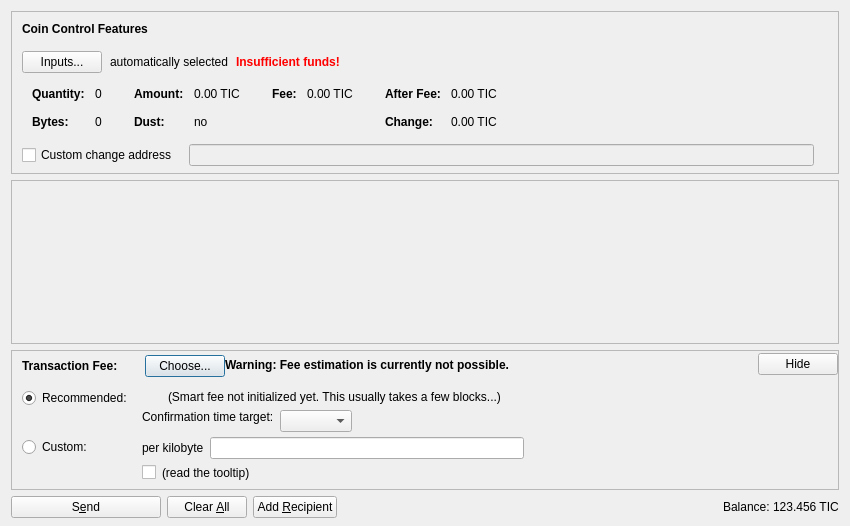
<?xml version="1.0" encoding="UTF-8"?>
<ui version="4.0">
 <class>SendCoinsDialog</class>
 <widget class="QDialog" name="SendCoinsDialog">
  <property name="geometry">
   <rect>
    <x>0</x>
    <y>0</y>
    <width>850</width>
    <height>526</height>
   </rect>
  </property>
  <property name="windowTitle">
   <string>Send Coins</string>
  </property>
  <layout class="QVBoxLayout" name="verticalLayout" stretch="0,1,0,0">
   <property name="bottomMargin">
    <number>8</number>
   </property>
   <item>
    <widget class="QFrame" name="frameCoinControl">
     <property name="sizePolicy">
      <sizepolicy hsizetype="Expanding" vsizetype="Expanding">
       <horstretch>0</horstretch>
       <verstretch>0</verstretch>
      </sizepolicy>
     </property>
     <property name="maximumSize">
      <size>
       <width>16777215</width>
       <height>16777215</height>
      </size>
     </property>
     <property name="frameShape">
      <enum>QFrame::StyledPanel</enum>
     </property>
     <property name="frameShadow">
      <enum>QFrame::Sunken</enum>
     </property>
     <layout class="QVBoxLayout" name="verticalLayoutCoinControl2">
      <property name="spacing">
       <number>0</number>
      </property>
      <property name="leftMargin">
       <number>0</number>
      </property>
      <property name="topMargin">
       <number>0</number>
      </property>
      <property name="rightMargin">
       <number>0</number>
      </property>
      <property name="bottomMargin">
       <number>6</number>
      </property>
      <item>
       <layout class="QVBoxLayout" name="verticalLayoutCoinControl" stretch="0,0,0,0,1">
        <property name="spacing">
         <number>0</number>
        </property>
        <property name="leftMargin">
         <number>10</number>
        </property>
        <property name="topMargin">
         <number>10</number>
        </property>
        <item>
         <layout class="QHBoxLayout" name="horizontalLayoutCoinControl1">
          <property name="bottomMargin">
           <number>15</number>
          </property>
          <item>
           <widget class="QLabel" name="labelCoinControlFeatures">
            <property name="sizePolicy">
             <sizepolicy hsizetype="Preferred" vsizetype="Maximum">
              <horstretch>0</horstretch>
              <verstretch>0</verstretch>
             </sizepolicy>
            </property>
            <property name="font">
             <font>
              <weight>75</weight>
              <bold>true</bold>
             </font>
            </property>
            <property name="styleSheet">
             <string notr="true">font-weight:bold;</string>
            </property>
            <property name="text">
             <string>Coin Control Features</string>
            </property>
           </widget>
          </item>
         </layout>
        </item>
        <item>
         <layout class="QHBoxLayout" name="horizontalLayoutCoinControl2" stretch="0,0,0,0">
          <property name="spacing">
           <number>8</number>
          </property>
          <property name="bottomMargin">
           <number>10</number>
          </property>
          <item>
           <widget class="QPushButton" name="pushButtonCoinControl">
            <property name="styleSheet">
             <string notr="true"/>
            </property>
            <property name="text">
             <string>Inputs...</string>
            </property>
            <property name="autoDefault">
             <bool>false</bool>
            </property>
           </widget>
          </item>
          <item>
           <widget class="QLabel" name="labelCoinControlAutomaticallySelected">
            <property name="text">
             <string>automatically selected</string>
            </property>
            <property name="margin">
             <number>5</number>
            </property>
           </widget>
          </item>
          <item>
           <widget class="QLabel" name="labelCoinControlInsuffFunds">
            <property name="font">
             <font>
              <weight>75</weight>
              <bold>true</bold>
             </font>
            </property>
            <property name="styleSheet">
             <string notr="true">color:red;font-weight:bold;</string>
            </property>
            <property name="text">
             <string>Insufficient funds!</string>
            </property>
            <property name="margin">
             <number>5</number>
            </property>
           </widget>
          </item>
          <item>
           <spacer name="horizontalSpacerCoinControl">
            <property name="orientation">
             <enum>Qt::Horizontal</enum>
            </property>
            <property name="sizeHint" stdset="0">
             <size>
              <width>40</width>
              <height>1</height>
             </size>
            </property>
           </spacer>
          </item>
         </layout>
        </item>
        <item>
         <widget class="QWidget" name="widgetCoinControl" native="true">
          <property name="sizePolicy">
           <sizepolicy hsizetype="Preferred" vsizetype="Preferred">
            <horstretch>0</horstretch>
            <verstretch>0</verstretch>
           </sizepolicy>
          </property>
          <property name="minimumSize">
           <size>
            <width>0</width>
            <height>0</height>
           </size>
          </property>
          <property name="styleSheet">
           <string notr="true"/>
          </property>
          <layout class="QHBoxLayout" name="horizontalLayoutCoinControl5">
           <property name="leftMargin">
            <number>0</number>
           </property>
           <property name="topMargin">
            <number>0</number>
           </property>
           <property name="rightMargin">
            <number>0</number>
           </property>
           <property name="bottomMargin">
            <number>0</number>
           </property>
           <item>
            <layout class="QHBoxLayout" name="horizontalLayoutCoinControl3" stretch="0,0,0,1">
             <property name="spacing">
              <number>20</number>
             </property>
             <property name="topMargin">
              <number>0</number>
             </property>
             <property name="bottomMargin">
              <number>10</number>
             </property>
             <item>
              <layout class="QFormLayout" name="formLayoutCoinControl1">
               <property name="horizontalSpacing">
                <number>10</number>
               </property>
               <property name="verticalSpacing">
                <number>14</number>
               </property>
               <property name="leftMargin">
                <number>10</number>
               </property>
               <property name="topMargin">
                <number>4</number>
               </property>
               <property name="rightMargin">
                <number>6</number>
               </property>
               <item row="0" column="0">
                <widget class="QLabel" name="labelCoinControlQuantityText">
                 <property name="font">
                  <font>
                   <weight>75</weight>
                   <bold>true</bold>
                  </font>
                 </property>
                 <property name="text">
                  <string>Quantity:</string>
                 </property>
                 <property name="margin">
                  <number>0</number>
                 </property>
                </widget>
               </item>
               <item row="0" column="1">
                <widget class="QLabel" name="labelCoinControlQuantity">
                 <property name="cursor">
                  <cursorShape>IBeamCursor</cursorShape>
                 </property>
                 <property name="contextMenuPolicy">
                  <enum>Qt::ActionsContextMenu</enum>
                 </property>
                 <property name="text">
                  <string notr="true">0</string>
                 </property>
                 <property name="margin">
                  <number>0</number>
                 </property>
                 <property name="textInteractionFlags">
                  <set>Qt::LinksAccessibleByMouse|Qt::TextSelectableByKeyboard|Qt::TextSelectableByMouse</set>
                 </property>
                </widget>
               </item>
               <item row="1" column="0">
                <widget class="QLabel" name="labelCoinControlBytesText">
                 <property name="font">
                  <font>
                   <weight>75</weight>
                   <bold>true</bold>
                  </font>
                 </property>
                 <property name="text">
                  <string>Bytes:</string>
                 </property>
                </widget>
               </item>
               <item row="1" column="1">
                <widget class="QLabel" name="labelCoinControlBytes">
                 <property name="cursor">
                  <cursorShape>IBeamCursor</cursorShape>
                 </property>
                 <property name="contextMenuPolicy">
                  <enum>Qt::ActionsContextMenu</enum>
                 </property>
                 <property name="text">
                  <string notr="true">0</string>
                 </property>
                 <property name="textInteractionFlags">
                  <set>Qt::LinksAccessibleByMouse|Qt::TextSelectableByKeyboard|Qt::TextSelectableByMouse</set>
                 </property>
                </widget>
               </item>
              </layout>
             </item>
             <item>
              <layout class="QFormLayout" name="formLayoutCoinControl2">
               <property name="horizontalSpacing">
                <number>10</number>
               </property>
               <property name="verticalSpacing">
                <number>14</number>
               </property>
               <property name="leftMargin">
                <number>6</number>
               </property>
               <property name="topMargin">
                <number>4</number>
               </property>
               <property name="rightMargin">
                <number>6</number>
               </property>
               <item row="0" column="0">
                <widget class="QLabel" name="labelCoinControlAmountText">
                 <property name="font">
                  <font>
                   <weight>75</weight>
                   <bold>true</bold>
                  </font>
                 </property>
                 <property name="text">
                  <string>Amount:</string>
                 </property>
                 <property name="margin">
                  <number>0</number>
                 </property>
                </widget>
               </item>
               <item row="0" column="1">
                <widget class="QLabel" name="labelCoinControlAmount">
                 <property name="cursor">
                  <cursorShape>IBeamCursor</cursorShape>
                 </property>
                 <property name="contextMenuPolicy">
                  <enum>Qt::ActionsContextMenu</enum>
                 </property>
                 <property name="text">
                  <string notr="true">0.00 TIC</string>
                 </property>
                 <property name="textInteractionFlags">
                  <set>Qt::LinksAccessibleByMouse|Qt::TextSelectableByKeyboard|Qt::TextSelectableByMouse</set>
                 </property>
                </widget>
               </item>
               <item row="1" column="0">
                <widget class="QLabel" name="labelCoinControlLowOutputText">
                 <property name="font">
                  <font>
                   <weight>75</weight>
                   <bold>true</bold>
                  </font>
                 </property>
                 <property name="text">
                  <string>Dust:</string>
                 </property>
                </widget>
               </item>
               <item row="1" column="1">
                <widget class="QLabel" name="labelCoinControlLowOutput">
                 <property name="cursor">
                  <cursorShape>IBeamCursor</cursorShape>
                 </property>
                 <property name="contextMenuPolicy">
                  <enum>Qt::ActionsContextMenu</enum>
                 </property>
                 <property name="text">
                  <string notr="true">no</string>
                 </property>
                 <property name="textInteractionFlags">
                  <set>Qt::LinksAccessibleByMouse|Qt::TextSelectableByKeyboard|Qt::TextSelectableByMouse</set>
                 </property>
                </widget>
               </item>
              </layout>
             </item>
             <item>
              <layout class="QFormLayout" name="formLayoutCoinControl3">
               <property name="horizontalSpacing">
                <number>10</number>
               </property>
               <property name="verticalSpacing">
                <number>14</number>
               </property>
               <property name="leftMargin">
                <number>6</number>
               </property>
               <property name="topMargin">
                <number>4</number>
               </property>
               <property name="rightMargin">
                <number>6</number>
               </property>
               <item row="0" column="0">
                <widget class="QLabel" name="labelCoinControlFeeText">
                 <property name="font">
                  <font>
                   <weight>75</weight>
                   <bold>true</bold>
                  </font>
                 </property>
                 <property name="text">
                  <string>Fee:</string>
                 </property>
                 <property name="margin">
                  <number>0</number>
                 </property>
                </widget>
               </item>
               <item row="0" column="1">
                <widget class="QLabel" name="labelCoinControlFee">
                 <property name="cursor">
                  <cursorShape>IBeamCursor</cursorShape>
                 </property>
                 <property name="contextMenuPolicy">
                  <enum>Qt::ActionsContextMenu</enum>
                 </property>
                 <property name="text">
                  <string notr="true">0.00 TIC</string>
                 </property>
                 <property name="textInteractionFlags">
                  <set>Qt::LinksAccessibleByMouse|Qt::TextSelectableByKeyboard|Qt::TextSelectableByMouse</set>
                 </property>
                </widget>
               </item>
              </layout>
             </item>
             <item>
              <layout class="QFormLayout" name="formLayoutCoinControl4">
               <property name="horizontalSpacing">
                <number>10</number>
               </property>
               <property name="verticalSpacing">
                <number>14</number>
               </property>
               <property name="leftMargin">
                <number>6</number>
               </property>
               <property name="topMargin">
                <number>4</number>
               </property>
               <property name="rightMargin">
                <number>6</number>
               </property>
               <item row="0" column="0">
                <widget class="QLabel" name="labelCoinControlAfterFeeText">
                 <property name="font">
                  <font>
                   <weight>75</weight>
                   <bold>true</bold>
                  </font>
                 </property>
                 <property name="text">
                  <string>After Fee:</string>
                 </property>
                 <property name="margin">
                  <number>0</number>
                 </property>
                </widget>
               </item>
               <item row="0" column="1">
                <widget class="QLabel" name="labelCoinControlAfterFee">
                 <property name="cursor">
                  <cursorShape>IBeamCursor</cursorShape>
                 </property>
                 <property name="contextMenuPolicy">
                  <enum>Qt::ActionsContextMenu</enum>
                 </property>
                 <property name="text">
                  <string notr="true">0.00 TIC</string>
                 </property>
                 <property name="textInteractionFlags">
                  <set>Qt::LinksAccessibleByMouse|Qt::TextSelectableByKeyboard|Qt::TextSelectableByMouse</set>
                 </property>
                </widget>
               </item>
               <item row="1" column="0">
                <widget class="QLabel" name="labelCoinControlChangeText">
                 <property name="font">
                  <font>
                   <weight>75</weight>
                   <bold>true</bold>
                  </font>
                 </property>
                 <property name="text">
                  <string>Change:</string>
                 </property>
                </widget>
               </item>
               <item row="1" column="1">
                <widget class="QLabel" name="labelCoinControlChange">
                 <property name="cursor">
                  <cursorShape>IBeamCursor</cursorShape>
                 </property>
                 <property name="contextMenuPolicy">
                  <enum>Qt::ActionsContextMenu</enum>
                 </property>
                 <property name="text">
                  <string notr="true">0.00 TIC</string>
                 </property>
                 <property name="textInteractionFlags">
                  <set>Qt::LinksAccessibleByMouse|Qt::TextSelectableByKeyboard|Qt::TextSelectableByMouse</set>
                 </property>
                </widget>
               </item>
              </layout>
             </item>
            </layout>
           </item>
          </layout>
         </widget>
        </item>
        <item>
         <layout class="QHBoxLayout" name="horizontalLayoutCoinControl4" stretch="0,0,0">
          <property name="spacing">
           <number>12</number>
          </property>
          <property name="sizeConstraint">
           <enum>QLayout::SetDefaultConstraint</enum>
          </property>
          <property name="topMargin">
           <number>5</number>
          </property>
          <property name="rightMargin">
           <number>5</number>
          </property>
          <item>
           <widget class="QCheckBox" name="checkBoxCoinControlChange">
            <property name="toolTip">
             <string>If this is activated, but the change address is empty or invalid, change will be sent to a newly generated address.</string>
            </property>
            <property name="text">
             <string>Custom change address</string>
            </property>
           </widget>
          </item>
          <item>
           <widget class="QValidatedLineEdit" name="lineEditCoinControlChange">
            <property name="enabled">
             <bool>false</bool>
            </property>
            <property name="sizePolicy">
             <sizepolicy hsizetype="Expanding" vsizetype="Fixed">
              <horstretch>0</horstretch>
              <verstretch>0</verstretch>
             </sizepolicy>
            </property>
           </widget>
          </item>
          <item>
           <widget class="QLabel" name="labelCoinControlChangeLabel">
            <property name="sizePolicy">
             <sizepolicy hsizetype="Preferred" vsizetype="Expanding">
              <horstretch>0</horstretch>
              <verstretch>0</verstretch>
             </sizepolicy>
            </property>
            <property name="minimumSize">
             <size>
              <width>0</width>
              <height>0</height>
             </size>
            </property>
            <property name="text">
             <string/>
            </property>
            <property name="margin">
             <number>3</number>
            </property>
           </widget>
          </item>
         </layout>
        </item>
        <item>
         <spacer name="verticalSpacerCoinControl">
          <property name="orientation">
           <enum>Qt::Vertical</enum>
          </property>
          <property name="sizeHint" stdset="0">
           <size>
            <width>800</width>
            <height>1</height>
           </size>
          </property>
         </spacer>
        </item>
       </layout>
      </item>
     </layout>
    </widget>
   </item>
   <item>
    <widget class="QScrollArea" name="scrollArea">
     <property name="widgetResizable">
      <bool>true</bool>
     </property>
     <widget class="QWidget" name="scrollAreaWidgetContents">
      <property name="geometry">
       <rect>
        <x>0</x>
        <y>0</y>
        <width>830</width>
        <height>104</height>
       </rect>
      </property>
      <layout class="QVBoxLayout" name="verticalLayout_2" stretch="0,1">
       <property name="leftMargin">
        <number>0</number>
       </property>
       <property name="topMargin">
        <number>0</number>
       </property>
       <property name="rightMargin">
        <number>0</number>
       </property>
       <property name="bottomMargin">
        <number>0</number>
       </property>
       <item>
        <layout class="QVBoxLayout" name="entries">
         <property name="spacing">
          <number>6</number>
         </property>
        </layout>
       </item>
       <item>
        <spacer name="verticalSpacer">
         <property name="orientation">
          <enum>Qt::Vertical</enum>
         </property>
         <property name="sizeHint" stdset="0">
          <size>
           <width>20</width>
           <height>40</height>
          </size>
         </property>
        </spacer>
       </item>
      </layout>
     </widget>
    </widget>
   </item>
   <item>
    <widget class="QFrame" name="frameFee">
     <property name="sizePolicy">
      <sizepolicy hsizetype="Expanding" vsizetype="Expanding">
       <horstretch>0</horstretch>
       <verstretch>0</verstretch>
      </sizepolicy>
     </property>
     <property name="maximumSize">
      <size>
       <width>16777215</width>
       <height>16777215</height>
      </size>
     </property>
     <property name="frameShape">
      <enum>QFrame::StyledPanel</enum>
     </property>
     <property name="frameShadow">
      <enum>QFrame::Sunken</enum>
     </property>
     <layout class="QVBoxLayout" name="verticalLayoutFee1">
      <property name="spacing">
       <number>0</number>
      </property>
      <property name="leftMargin">
       <number>0</number>
      </property>
      <property name="topMargin">
       <number>0</number>
      </property>
      <property name="rightMargin">
       <number>0</number>
      </property>
      <property name="bottomMargin">
       <number>0</number>
      </property>
      <item>
       <layout class="QVBoxLayout" name="verticalLayoutFee2" stretch="0,0,0">
        <property name="spacing">
         <number>0</number>
        </property>
        <property name="leftMargin">
         <number>10</number>
        </property>
        <property name="topMargin">
         <number>0</number>
        </property>
        <item>
         <layout class="QHBoxLayout" name="horizontalLayoutFee1">
          <property name="bottomMargin">
           <number>0</number>
          </property>
          <item>
           <layout class="QVBoxLayout" name="verticalLayoutFee7">
            <property name="spacing">
             <number>0</number>
            </property>
            <item>
             <spacer name="verticalSpacerSmartFee">
              <property name="orientation">
               <enum>Qt::Vertical</enum>
              </property>
              <property name="sizeType">
               <enum>QSizePolicy::Fixed</enum>
              </property>
              <property name="sizeHint" stdset="0">
               <size>
                <width>1</width>
                <height>4</height>
               </size>
              </property>
             </spacer>
            </item>
            <item>
             <layout class="QHBoxLayout" name="horizontalLayoutSmartFee">
              <property name="spacing">
               <number>10</number>
              </property>
              <item>
               <widget class="QLabel" name="labelFeeHeadline">
                <property name="sizePolicy">
                 <sizepolicy hsizetype="Preferred" vsizetype="Maximum">
                  <horstretch>0</horstretch>
                  <verstretch>0</verstretch>
                 </sizepolicy>
                </property>
                <property name="font">
                 <font>
                  <weight>75</weight>
                  <bold>true</bold>
                 </font>
                </property>
                <property name="styleSheet">
                 <string notr="true">font-weight:bold;</string>
                </property>
                <property name="text">
                 <string>Transaction Fee:</string>
                </property>
               </widget>
              </item>
              <item>
               <widget class="QLabel" name="labelFeeMinimized">
                <property name="text">
                 <string/>
                </property>
               </widget>
              </item>
              <item>
               <widget class="QPushButton" name="buttonChooseFee">
                <property name="text">
                 <string>Choose...</string>
                </property>
               </widget>
              </item>
             </layout>
            </item>
            <item>
             <spacer name="verticalSpacer_5">
              <property name="orientation">
               <enum>Qt::Vertical</enum>
              </property>
              <property name="sizeHint" stdset="0">
               <size>
                <width>1</width>
                <height>1</height>
               </size>
              </property>
             </spacer>
            </item>
           </layout>
          </item>
          <item>
           <widget class="QLabel" name="fallbackFeeWarningLabel">
            <property name="toolTip">
             <string>Using the fallbackfee can result in sending a transaction that will take several hours or days (or never) to confirm. Consider choosing your fee manually or wait until you have validated the complete chain.</string>
            </property>
            <property name="font">
            <font>
                <weight>75</weight>
                <bold>true</bold>
            </font>
            </property>
            <property name="text">
             <string>Warning: Fee estimation is currently not possible.</string>
            </property>
            <property name="wordWrap">
             <bool>false</bool>
            </property>
           </widget>
          </item>
          <item>
           <spacer name="horizontalSpacer_4">
            <property name="orientation">
             <enum>Qt::Horizontal</enum>
            </property>
            <property name="sizeType">
             <enum>QSizePolicy::MinimumExpanding</enum>
            </property>
            <property name="sizeHint" stdset="0">
             <size>
              <width>40</width>
              <height>20</height>
             </size>
            </property>
           </spacer>
          </item>
          <item>
           <widget class="QPushButton" name="buttonMinimizeFee">
            <property name="toolTip">
             <string>collapse fee-settings</string>
            </property>
            <property name="text">
             <string>Hide</string>
            </property>
           </widget>
          </item>
         </layout>
        </item>
        <item>
         <widget class="QFrame" name="frameFeeSelection">
          <layout class="QVBoxLayout" name="verticalLayoutFee12">
           <property name="spacing">
            <number>0</number>
           </property>
           <property name="leftMargin">
            <number>0</number>
           </property>
           <property name="topMargin">
            <number>0</number>
           </property>
           <property name="rightMargin">
            <number>0</number>
           </property>
           <property name="bottomMargin">
            <number>0</number>
           </property>
           <item>
            <layout class="QGridLayout" name="gridLayoutFee">
             <property name="topMargin">
              <number>10</number>
             </property>
             <property name="bottomMargin">
              <number>4</number>
             </property>
             <property name="horizontalSpacing">
              <number>10</number>
             </property>
             <property name="verticalSpacing">
              <number>4</number>
             </property>
             <item row="1" column="1">
              <layout class="QVBoxLayout" name="verticalLayoutFee8">
               <property name="spacing">
                <number>6</number>
               </property>
               <item>
                <layout class="QHBoxLayout" name="horizontalLayoutFee13">
                 <item>
                  <widget class="QLabel" name="labelCustomPerKilobyte">
                   <property name="toolTip">
                    <string>If the custom fee is set to 1000 satoshis and the transaction is only 250 bytes, then &quot;per kilobyte&quot; only pays 250 satoshis in fee, while &quot;total at least&quot; pays 1000 satoshis. For transactions bigger than a kilobyte both pay by kilobyte.</string>
                   </property>
                   <property name="text">
                    <string>per kilobyte</string>
                   </property>
                  </widget>
                 </item>
                 <item>
                  <widget class="BitcoinAmountField" name="customFee"/>
                 </item>
                 <item>
                  <spacer name="horizontalSpacer_6">
                   <property name="orientation">
                    <enum>Qt::Horizontal</enum>
                   </property>
                   <property name="sizeHint" stdset="0">
                    <size>
                     <width>1</width>
                     <height>1</height>
                    </size>
                   </property>
                  </spacer>
                 </item>
                </layout>
               </item>
               <item>
                <layout class="QHBoxLayout" name="horizontalLayoutFee8">
                 <item>
                  <widget class="QCheckBox" name="checkBoxMinimumFee">
                   <property name="toolTip">
                    <string>Paying only the minimum fee is just fine as long as there is less transaction volume than space in the blocks. But be aware that this can end up in a never confirming transaction once there is more demand for titancoin transactions than the network can process.</string>
                   </property>
                   <property name="text">
                    <string/>
                   </property>
                  </widget>
                 </item>
                 <item>
                  <widget class="QLabel" name="labelMinFeeWarning">
                   <property name="enabled">
                    <bool>true</bool>
                   </property>
                   <property name="toolTip">
                    <string>Paying only the minimum fee is just fine as long as there is less transaction volume than space in the blocks. But be aware that this can end up in a never confirming transaction once there is more demand for titancoin transactions than the network can process.</string>
                   </property>
                   <property name="text">
                    <string>(read the tooltip)</string>
                   </property>
                   <property name="margin">
                    <number>5</number>
                   </property>
                  </widget>
                 </item>
                 <item>
                  <spacer name="horizontalSpacer_2">
                   <property name="orientation">
                    <enum>Qt::Horizontal</enum>
                   </property>
                   <property name="sizeHint" stdset="0">
                    <size>
                     <width>1</width>
                     <height>1</height>
                    </size>
                   </property>
                  </spacer>
                 </item>
                </layout>
               </item>
              </layout>
             </item>
             <item row="0" column="0">
              <layout class="QVBoxLayout" name="verticalLayoutFee4" stretch="0,1">
               <item>
                <widget class="QRadioButton" name="radioSmartFee">
                 <property name="text">
                  <string>Recommended:</string>
                 </property>
                 <property name="checked">
                  <bool>true</bool>
                 </property>
                 <attribute name="buttonGroup">
                  <string notr="true">groupFee</string>
                 </attribute>
                </widget>
               </item>
               <item>
                <spacer name="verticalSpacer_2">
                 <property name="orientation">
                  <enum>Qt::Vertical</enum>
                 </property>
                 <property name="sizeHint" stdset="0">
                  <size>
                   <width>1</width>
                   <height>1</height>
                  </size>
                 </property>
                </spacer>
               </item>
              </layout>
             </item>
             <item row="1" column="0">
              <layout class="QVBoxLayout" name="verticalLayoutFee9" stretch="0,1">
               <item>
                <widget class="QRadioButton" name="radioCustomFee">
                 <property name="text">
                  <string>Custom:</string>
                 </property>
                 <attribute name="buttonGroup">
                  <string notr="true">groupFee</string>
                 </attribute>
                </widget>
               </item>
               <item>
                <spacer name="verticalSpacer_6">
                 <property name="orientation">
                  <enum>Qt::Vertical</enum>
                 </property>
                 <property name="sizeHint" stdset="0">
                  <size>
                   <width>1</width>
                   <height>1</height>
                  </size>
                 </property>
                </spacer>
               </item>
              </layout>
             </item>
             <item row="0" column="1">
              <layout class="QVBoxLayout" name="verticalLayoutFee3" stretch="0,0,1">
               <property name="spacing">
                <number>6</number>
               </property>
               <property name="topMargin">
                <number>2</number>
               </property>
               <item>
                <layout class="QHBoxLayout" name="horizontalLayoutFee12">
                 <item>
                  <widget class="QLabel" name="labelSmartFee">
                   <property name="text">
                    <string/>
                   </property>
                   <property name="margin">
                    <number>2</number>
                   </property>
                  </widget>
                 </item>
                 <item>
                  <widget class="QLabel" name="labelFeeEstimation">
                   <property name="text">
                    <string/>
                   </property>
                  </widget>
                 </item>
                 <item>
                  <widget class="QLabel" name="labelSmartFee2">
                   <property name="text">
                    <string>(Smart fee not initialized yet. This usually takes a few blocks...)</string>
                   </property>
                   <property name="margin">
                    <number>2</number>
                   </property>
                  </widget>
                 </item>
                 <item>
                  <spacer name="horizontalSpacer_5">
                   <property name="orientation">
                    <enum>Qt::Horizontal</enum>
                   </property>
                   <property name="sizeHint" stdset="0">
                    <size>
                     <width>1</width>
                     <height>1</height>
                    </size>
                   </property>
                  </spacer>
                 </item>
                </layout>
               </item>
               <item>
                <layout class="QHBoxLayout" name="horizontalLayoutFee9">
                 <item>
                  <layout class="QVBoxLayout" name="verticalLayoutFee6">
                   <item>
                    <widget class="QLabel" name="labelSmartFee3">
                     <property name="text">
                      <string>Confirmation time target:</string>
                     </property>
                     <property name="margin">
                      <number>2</number>
                     </property>
                    </widget>
                   </item>
                   <item>
                    <spacer name="verticalSpacer_3">
                     <property name="orientation">
                      <enum>Qt::Vertical</enum>
                     </property>
                     <property name="sizeHint" stdset="0">
                      <size>
                       <width>1</width>
                       <height>1</height>
                      </size>
                     </property>
                    </spacer>
                   </item>
                  </layout>
                 </item>
                 <item>
                  <layout class="QVBoxLayout" name="verticalLayoutFee5">
                   <property name="rightMargin">
                    <number>30</number>
                   </property>
                   <item>
                    <layout class="QHBoxLayout" name="horizontalLayoutConfTarget">
                     <property name="bottomMargin">
                      <number>0</number>
                     </property>
                     <item>
                      <widget class="QComboBox" name="confTargetSelector"/>
                     </item>
                     <item>
                      <spacer name="horizontalSpacerConfTarget">
                       <property name="orientation">
                        <enum>Qt::Horizontal</enum>
                       </property>
                       <property name="sizeHint" stdset="0">
                        <size>
                         <width>40</width>
                         <height>20</height>
                        </size>
                       </property>
                      </spacer>
                     </item>
                    </layout>
                   </item>
                  </layout>
                 </item>
                </layout>
               </item>
               <item>
                <spacer name="verticalSpacer_4">
                 <property name="orientation">
                  <enum>Qt::Vertical</enum>
                 </property>
                 <property name="sizeHint" stdset="0">
                  <size>
                   <width>1</width>
                   <height>1</height>
                  </size>
                 </property>
                </spacer>
               </item>
              </layout>
             </item>
            </layout>
           </item>
          </layout>
         </widget>
        </item>
        <item>
         <spacer name="verticalSpacerFee">
          <property name="orientation">
           <enum>Qt::Vertical</enum>
          </property>
          <property name="sizeHint" stdset="0">
           <size>
            <width>40</width>
            <height>5</height>
           </size>
          </property>
         </spacer>
        </item>
       </layout>
      </item>
     </layout>
    </widget>
   </item>
   <item>
    <layout class="QHBoxLayout" name="horizontalLayout">
     <item>
      <widget class="QPushButton" name="sendButton">
       <property name="minimumSize">
        <size>
         <width>150</width>
         <height>0</height>
        </size>
       </property>
       <property name="toolTip">
        <string>Confirm the send action</string>
       </property>
       <property name="text">
        <string>S&amp;end</string>
       </property>
       <property name="icon">
        <iconset resource="../bitcoin.qrc">
         <normaloff>:/icons/send</normaloff>:/icons/send</iconset>
       </property>
       <property name="autoDefault">
        <bool>false</bool>
       </property>
       <property name="default">
        <bool>false</bool>
       </property>
      </widget>
     </item>
     <item>
      <widget class="QPushButton" name="clearButton">
       <property name="sizePolicy">
        <sizepolicy hsizetype="Minimum" vsizetype="Fixed">
         <horstretch>0</horstretch>
         <verstretch>0</verstretch>
        </sizepolicy>
       </property>
       <property name="toolTip">
        <string>Clear all fields of the form.</string>
       </property>
       <property name="text">
        <string>Clear &amp;All</string>
       </property>
       <property name="icon">
        <iconset resource="../bitcoin.qrc">
         <normaloff>:/icons/remove</normaloff>:/icons/remove</iconset>
       </property>
       <property name="autoDefault">
        <bool>false</bool>
       </property>
      </widget>
     </item>
     <item>
      <widget class="QPushButton" name="addButton">
       <property name="toolTip">
        <string>Send to multiple recipients at once</string>
       </property>
       <property name="text">
        <string>Add &amp;Recipient</string>
       </property>
       <property name="icon">
        <iconset resource="../bitcoin.qrc">
         <normaloff>:/icons/add</normaloff>:/icons/add</iconset>
       </property>
       <property name="autoDefault">
        <bool>false</bool>
       </property>
      </widget>
     </item>
     <item>
      <spacer name="horizontalSpacer">
       <property name="orientation">
        <enum>Qt::Horizontal</enum>
       </property>
       <property name="sizeHint" stdset="0">
        <size>
         <width>40</width>
         <height>20</height>
        </size>
       </property>
      </spacer>
     </item>
     <item>
      <layout class="QHBoxLayout" name="horizontalLayout_2">
       <property name="spacing">
        <number>3</number>
       </property>
       <item>
        <widget class="QLabel" name="label">
         <property name="sizePolicy">
          <sizepolicy hsizetype="Preferred" vsizetype="Fixed">
           <horstretch>0</horstretch>
           <verstretch>0</verstretch>
          </sizepolicy>
         </property>
         <property name="text">
          <string>Balance:</string>
         </property>
        </widget>
       </item>
       <item>
        <widget class="QLabel" name="labelBalance">
         <property name="sizePolicy">
          <sizepolicy hsizetype="Preferred" vsizetype="Fixed">
           <horstretch>0</horstretch>
           <verstretch>0</verstretch>
          </sizepolicy>
         </property>
         <property name="cursor">
          <cursorShape>IBeamCursor</cursorShape>
         </property>
         <property name="text">
          <string notr="true">123.456 TIC</string>
         </property>
         <property name="textInteractionFlags">
          <set>Qt::LinksAccessibleByMouse|Qt::TextSelectableByKeyboard|Qt::TextSelectableByMouse</set>
         </property>
        </widget>
       </item>
      </layout>
     </item>
    </layout>
   </item>
  </layout>
 </widget>
 <customwidgets>
  <customwidget>
   <class>QValidatedLineEdit</class>
   <extends>QLineEdit</extends>
   <header>qvalidatedlineedit.h</header>
  </customwidget>
  <customwidget>
   <class>BitcoinAmountField</class>
   <extends>QLineEdit</extends>
   <header>bitcoinamountfield.h</header>
   <container>1</container>
  </customwidget>
 </customwidgets>
 <resources>
  <include location="../bitcoin.qrc"/>
 </resources>
 <connections/>
 <buttongroups>
  <buttongroup name="groupFee"/>
 </buttongroups>
</ui>
